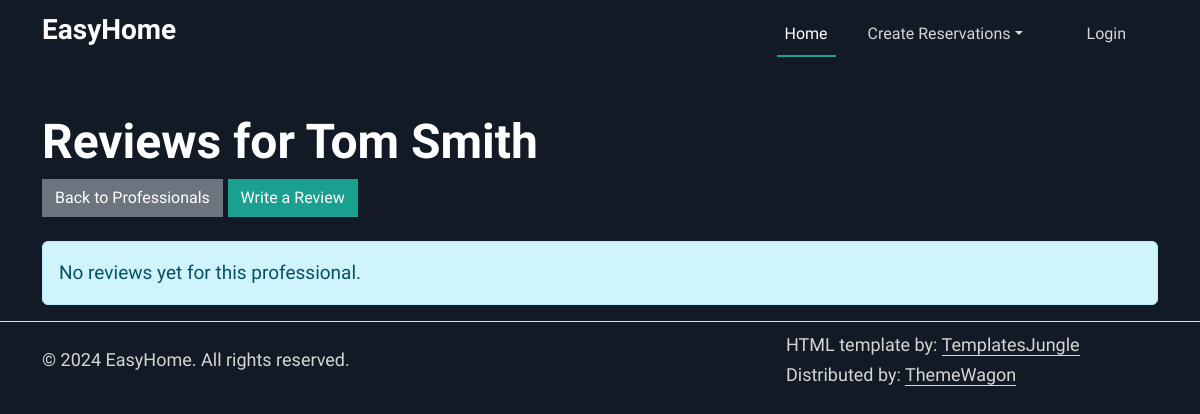
The app's page /reviews/1, older data.
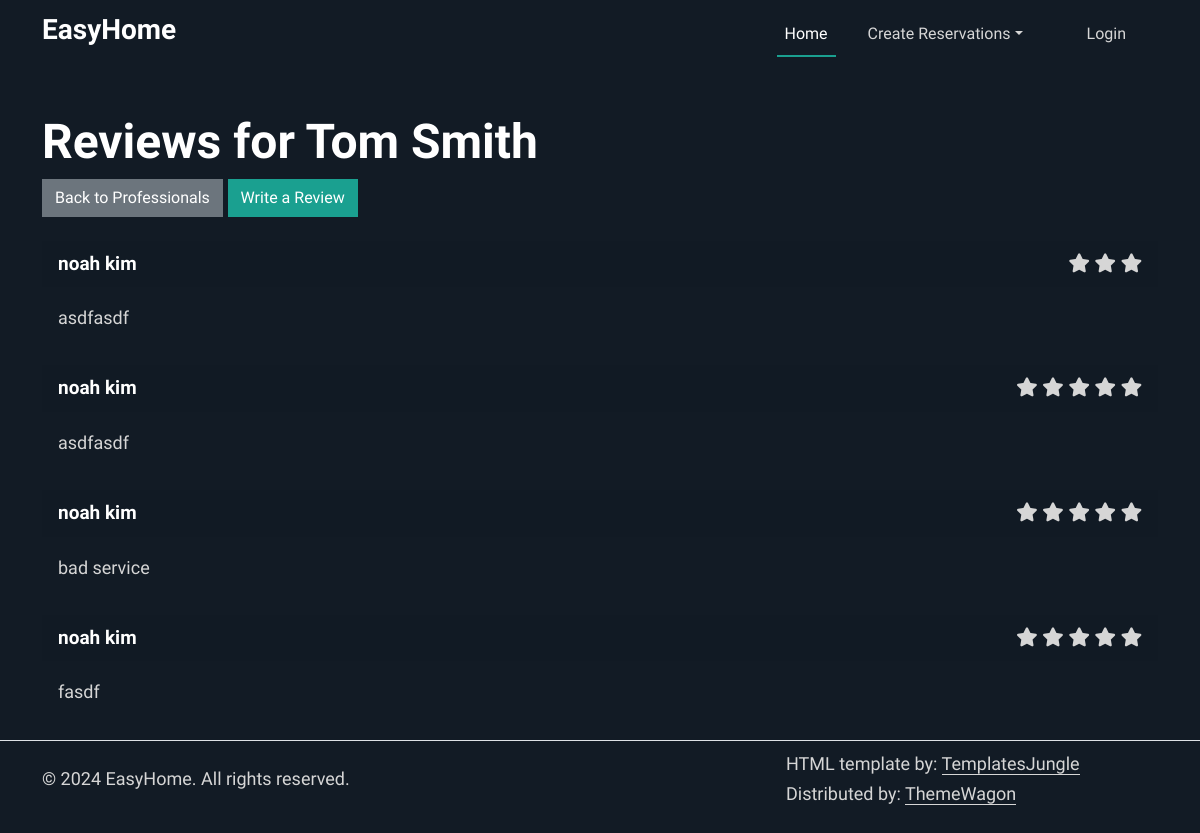
The same page, newer data.
### tables this page shows
CREATE TABLE users (
                id INTEGER PRIMARY KEY AUTOINCREMENT,
                first_name VARCHAR2(25) NOT NULL,
                middle_name VARCHAR2(15),
                last_name VARCHAR2(25) NOT NULL,
                gender CHAR(1) CHECK (gender IN ('M','F','O')) NOT NULL,
                phone_number VARCHAR2(12) NOT NULL,
                email VARCHAR2(50) NOT NULL,
                password VARCHAR2(50) NOT NULL,
                street_number VARCHAR2(10),
                street_name VARCHAR2(35),
                town VARCHAR2(30),
                state CHAR(2),
                zip_code NUMBER(5),
                user_type VARCHAR2(20) CHECK (user_type IN ('customer','professional')) DEFAULT 'customer'
            );

CREATE TABLE reviews (
                  id INTEGER PRIMARY KEY AUTOINCREMENT,
                  customer_id INTEGER NOT NULL,
                  professional_id INTEGER NOT NULL,
                  rating INTEGER CHECK(rating BETWEEN 1 AND 5) NOT NULL,
                  comment TEXT,
                  FOREIGN KEY (customer_id) REFERENCES users(id),
                  FOREIGN KEY (professional_id) REFERENCES professionals(id)
            );

### app.py (the view)
@app.route('/reviews/<professional_id>')
def view_reviews(professional_id):
    try:
        professional = get_professional_by_id(professional_id)
        if not professional:
            flash("Professional not found", "danger")
            return redirect(url_for('professionals'))
        conn = sqlite3.connect('database.db')
        conn.row_factory = sqlite3.Row
        c = conn.cursor()
        c.execute("""
            SELECT r.*, u.first_name, u.last_name
            FROM reviews r
            JOIN users u ON r.customer_id = u.id
            WHERE r.professional_id = ?
            ORDER BY r.id DESC
        """, (professional_id,))
        reviews = [dict(row) for row in c.fetchall()]
        return render_template('reviews.html', professional=professional, reviews=reviews)
    except sqlite3.Error as e:
        print(f"Error retrieving reviews: {e}")
        flash("An error occurred while retrieving reviews", "danger")
        return redirect(url_for('professionals'))
    finally:
        if conn:
            conn.close()

### app.py (called while the page is built)
def get_professional_by_id(professional_id):
    try:
        conn = sqlite3.connect('database.db')
        conn.row_factory = sqlite3.Row
        c = conn.cursor()
        c.execute("""
            SELECT professionals.*, users.*
            FROM professionals
            JOIN users ON professionals.user_id = users.id
            WHERE professionals.id = ?
        """, (professional_id,))
        row = c.fetchone()
        return dict(row) if row else None
    except sqlite3.Error as e:
        print(f"Error retrieving professional: {e}")
        return None
    finally:
        if conn:
            conn.close()

### templates/reviews.html (shortened to what this page needs)
{%extends "base.html"%}
{%block content%}
<div class="container mt-5">
    <div class="row mb-4">
        <div class="col-md-12">
            <h2>Reviews for {{ professional.first_name }} {{ professional.last_name }}</h2>
            <a href="{{ url_for('professionals') }}" class="btn btn-secondary">Back to Professionals</a>
            <a href="{{ url_for('submit_review', professional_id=professional.id) }}" class="btn btn-primary">Write a Review</a>
        </div>
    </div>
    {% if reviews %}
        <div class="row">
            {% for review in reviews %}
                <div class="col-md-12 mb-3">
                    <div class="card">
                        <div class="card-header d-flex justify-content-between align-items-center">
                            <div>
                                <strong>{{ review.first_name }} {{ review.last_name }}</strong>
                            </div>
                            <div class="text-warning">
                                {% for i in range(review.rating) %}
                                    <i class="fas fa-star"></i>
                                {% endfor %}
                            </div>
                        </div>
                        <div class="card-body">
                            <p class="card-text">{{ review.comment }}</p>
                        </div>
                    </div>
                </div>
            {% endfor %}
        </div>
    {% else %}
        <div class="alert alert-info">
            No reviews yet for this professional.
        </div>
    {% endif %}
</div>
{%endblock%}

### templates/base.html (shortened to what this page needs)
<!doctype html>
<html lang="en">
<head>
  <link rel="stylesheet" type="text/css" href="{{ url_for('static', filename='assets/css/vendor.css') }}">
  <link rel="stylesheet" href="https://cdn.jsdelivr.net/npm/swiper@9/swiper-bundle.min.css" />
  <link rel="stylesheet" href="https://cdn.jsdelivr.net/npm/bootstrap-icons@1.5.0/font/bootstrap-icons.css">
  <link href="https://cdn.jsdelivr.net/npm/bootstrap@5.2.3/dist/css/bootstrap.min.css" rel="stylesheet"
>
    <link rel="stylesheet" href="{{ url_for('static', filename='assets/css/style.css') }}">
  <link rel="stylesheet" href="https://cdnjs.cloudflare.com/ajax/libs/font-awesome/5.15.4/css/all.min.css">
</head>
<body data-bs-spy="scroll" data-bs-target="#navbar-example2" tabindex="0">
  <header id="nav" class="site-header position-fixed text-white bg-dark">
    <nav id="navbar-example2" class="navbar navbar-expand-lg py-2">
      <div class="container ">
        <a class="navbar-brand" href="/"><h3>EasyHome</h3></a>
        <div class="offcanvas offcanvas-end" tabindex="-1" id="offcanvasNavbar2"
          aria-labelledby="offcanvasNavbar2Label">
          <div class="offcanvas-body">
            <ul class="navbar-nav align-items-center justify-content-end align-items-center flex-grow-1 ">
              <li class="nav-item">
                <a class="nav-link active me-md-4" href="/">Home</a>
              </li>
              <li class="nav-item dropdown ">
                <a class="nav-link me-md-4 text-center dropdown-toggle" data-bs-toggle="dropdown" href="#" role="button"
                  aria-expanded="false">Create Reservations</a>
              </li>
                {%if current_user.first_name != null%}
                <li class="nav-item dropdown ">
                  <a class="nav-link me-md-4 text-center dropdown-toggle" data-bs-toggle="dropdown" href="#" role="button"
                    aria-expanded="false">Profile</a>
                  <ul class="dropdown-menu dropdown-menu-dark">
                    <li><a href="/editUser" class="dropdown-item">Edit User Information</a></li>
                    <li><a href="/manageReservations" class="dropdown-item">Manage Reservations</a></li>
                    <li><hr></li>
                    <li><a href="/logout" class="dropdown-item">Log Out </a></li>
                  </ul>
                </li>
                {%else%}
                <li class="nav-item">
                  <a class="nav-link mx-md-4" href="/login">Login</a>
                </li>
                {%endif%}
            </ul>
          </div>
        </div>
      </div>
    </nav>
  </header>
  {%block content%}
  {%endblock%}
    <footer class="d-flex flex-wrap justify-content-between align-items-center border-top"></footer>
    <div class="container">
      <footer class="d-flex flex-wrap justify-content-between align-items-center py-2 ">
        <div class="col-md-8 d-flex align-items-center">
          <p>© 2024 EasyHome. All rights reserved.</p>
        </div>
        <div class="col-md-4 d-flex align-items-center">
          <p>HTML template by: <a rel="noopener" href="https://templatesjungle.com/" class="link-primary"
              target="_blank">TemplatesJungle</a> <br> Distributed by: <a rel="noopener" href="https://themewagon.com" class="link-primary"
              target="_blank">ThemeWagon</a></p>
        </div>
      </footer>
    </div>
    <link rel="stylesheet" href="https://cdnjs.cloudflare.com/ajax/libs/font-awesome/5.15.4/css/all.min.css">
</body>
</html>

### static/assets/css/style.css (style rules this page uses)
:root { --accent-color: #1AA090; --dark-color: #121B25; --grey-color: #83898F; --body-text-color: #FFFFFF; --light-text-color: #D6D6D6; --link-color: #092035; }
body { padding-top: 65px; font-family: 'Work Sans', sans-serif; font-weight: 400; font-size: 19px; line-height: 1.6em; color: var(--body-text-color); background-color: var(--dark-color); }
h1, .h1, h2, .h2, h3, .h3, h4, .h4, h5, .h5, h6, .h6 { font-family: 'Work Sans', sans-serif; font-weight: 600; color: var(--body-text-color); }
h2, .h2 { font-size: 48px; }
ul { padding: 0; }
p { font-family: 'Work Sans', sans-serif; color: var(--light-text-color); font-size: 18px; }
a { color: var(--light-text-color); text-decoration: none; transition: all 0.3s ease-out; }
i { color: var(--light-text-color); }
.btn { --bs-btn-border-radius: 0 rem; }
.btn-primary { --bs-btn-color: #fff; --bs-btn-bg: var(--accent-color); --bs-btn-border-color: var(--accent-color); --bs-btn-hover-color: #fff; --bs-btn-hover-bg: var(--accent-color); --bs-btn-hover-border-color: var(--accent-color); --bs-btn-active-color: #fff; --bs-btn-active-bg: var(--accent-color); --bs-btn-active-border-color: var(--accent-color); --bs-btn-disabled-color: #fff; --bs-btn-disabled-bg: var(--accent-color); --bs-btn-disabled-border-color: var(--accent-color); }
.text-white .nav-link.active, .text-white .nav-link:focus, .text-white .nav-link:hover { color: var(----body-text-color); }
.nav-link.active, .nav-link:focus, .nav-link:hover { color: var(----body-text-color); }
.nav-link { color: var(--light-text-color); font-size: 16px; position: relative; }
.nav-link:not(.dropdown-toggle):after { content: ''; position: absolute; left: 0; bottom: 0; width: 0; background: var(--accent-color); border-bottom: 2px solid var(--accent-color); transition: width 0.3s ease-out; }
.nav-link.active:after { width: 100%; }
.bg-dark { background-color: var(--dark-color) !important; }
.site-header { position: fixed; top: 0; width: 100%; z-index: 99999; transition: background 0.3s ease-out; }
a.navbar-brand { color: var(--body-text-color); }
a.nav-link.dropdown-toggle { color: #D6D6D6; font-size: 16px; }
.card { --bs-card-border-width: none; --bs-card-border-radius: none; --bs-card-inner-border-radius: none; background-color: transparent !important; }
.link-primary { color: var(--light-text-color) !important; border-bottom: 1px solid var(--light-text-color); }

Row changes from the older to the newer data that the page shows:
added reviews: first_name "noah", last_name "kim", rating 3 (drawn), comment "asdfasdf"
added reviews: first_name "noah", last_name "kim", rating 5 (drawn), comment "asdfasdf"
added reviews: first_name "noah", last_name "kim", rating 5 (drawn), comment "bad service"
added reviews: first_name "noah", last_name "kim", rating 5 (drawn), comment "fasdf"
Text that changed along with them:
text no longer shown: "No reviews yet for this professional."
